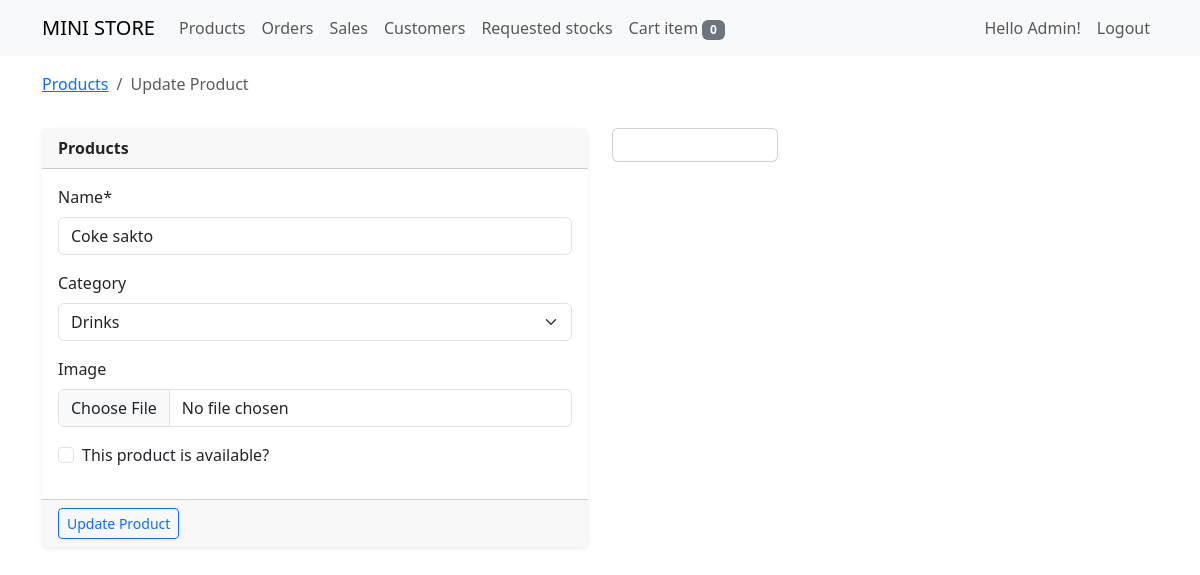
The page /update/1 (signed in) on the database as committed earlier.
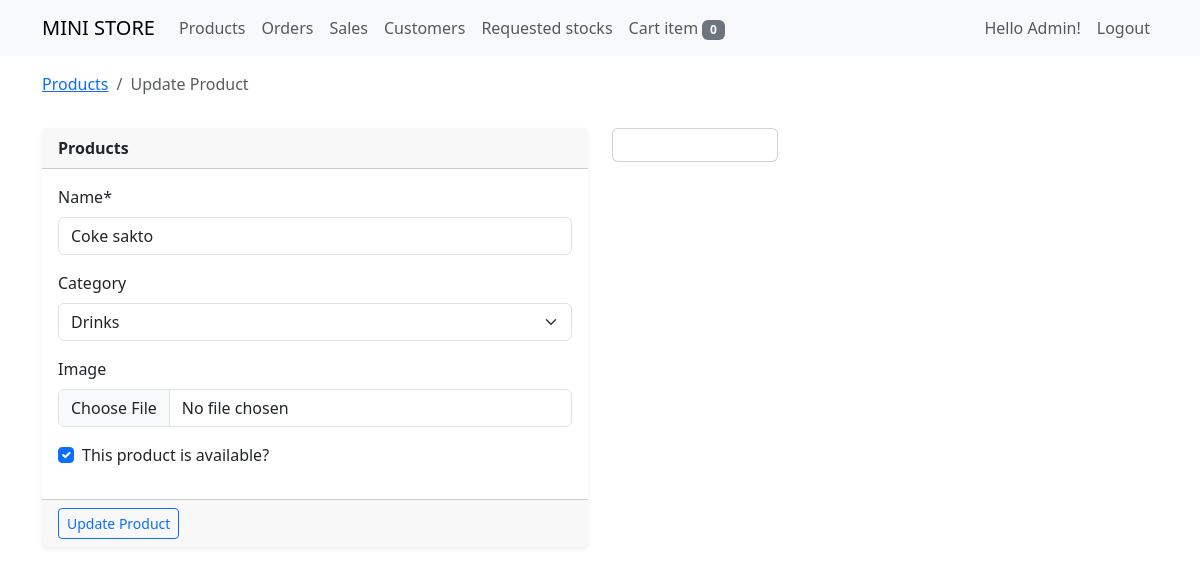
The same page on the database as committed later.
### store/models.py (models this page shows, shortened)
class TimeStampedModel(models.Model):
    created = models.DateTimeField(auto_now_add=True)
    updated = models.DateTimeField(auto_now=True)
    class Meta:
        ordering = ('-updated','-created')

class Product(TimeStampedModel):
    user = models.ForeignKey(User, on_delete=models.CASCADE)
    bar_code = models.CharField(max_length=20, unique=True)
    name = models.CharField(max_length=200)
    category = models.ForeignKey(Category, on_delete=models.CASCADE, blank=True, null=True)
    cost = models.FloatField()
    price = models.FloatField()
    quantity = models.IntegerField()
    image = models.ImageField(upload_to=image_directory_path, blank=True, null=True)
    on_display = models.BooleanField(default=True, verbose_name="this product is available?")

### store/views/product_view.py (the view)
# urls.py: path('update/<pk>', update_product, name='update_product'),
@login_required
@permission_required("store.update_product", raise_exception=True)
def update_product(request, pk):
    product = get_object_or_404(Product, pk=pk)
    form = UpdateProductForm(request.POST or None, request.FILES or None, instance=product)
    cart = Cart(request)
    cart_items = cart.__len__()
    if request.method == "POST":
        if form.is_valid():
            obj = form.save(commit=False)
            obj.save()
            return redirect('store:product_view')
    context = {
        "title": "update product",
        "form": form,
        "cart_items": cart_items,
        "product": product
    }
    return render(request, 'update_product_view.html', context)

### store/forms/product_form.py
class UpdateProductForm(forms.ModelForm):
    class Meta:
        model = Product
        fields = [
            'name', 'category', 'image', 'on_display',
        ]

### store/cartitem.py (called while the page is built)
    def __len__(self):
        return sum(item['quantity'] for item in self.cart.values())

### store/models.py (called while the page is built)
    def __str__(self):
        return self.name

### store/templates/update_product_view.html (shortened to what this page needs)
{% extends 'base.html' %}
{% load crispy_forms_tags %}
{% block content %}
<div class="row">
  <div class="col-sm-12 mt-3">
    <nav aria-label="breadcrumb">
      <ol class="breadcrumb">
        <li class="breadcrumb-item" aria-current="page"><a href="{% url 'store:product_view' %}">Products</a></li>
        <li class="breadcrumb-item active" aria-current="page">{{title|title}}</li>
      </ol>
    </nav>
  </div>
</div>
<div class="row">
  <div class="col-sm-6">
      <div class="card border-0 shadow-sm mt-3">
        <div class="card-header">
            <strong>Products</strong>
        </div>
        <form method="POST" enctype="multipart/form-data">
        <div class="card-body">
            {{form.name|as_crispy_field}}
            {{form.category|as_crispy_field}}
            {{form.image|as_crispy_field}}
            {{form.on_display|as_crispy_field}}
        </div>
        <div class="card-footer">
            <input type="submit" class="btn btn-outline-primary btn-sm" value="Update Product">
        </div>
        </form>
      </div>
  </div>
  <div class="col-sm-2">
    <div class="card mt-3">
      <div class="card-body">
      </div>
    </div>
  </div>
</div>
{% endblock %}

Rows that differ between the two databases and show on the page:
changed Product "Coke sakto": on_display "☐" → "☑"
